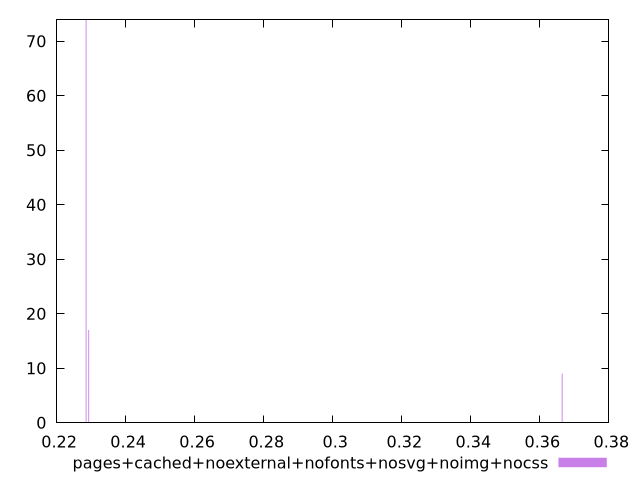

This figure's gnuplot source:
$_pagesCachedNoexternalNofontsNosvgNoimgNocss <<EOF
0.229291929771661 17
0.22854097366978873 74
0.36646657771365904 9
EOF
set key outside below
set terminal pngcairo
set output "report_00006_2020-11-02T20-21-41.718Z/cumulative-layout-shift/pages+cached+noexternal+nofonts+nosvg+noimg+nocss//raw_hist.png"
set yrange [0:74]
set boxwidth 0.00025031870062408406
set style fill transparent solid 0.5 noborder
plot $_pagesCachedNoexternalNofontsNosvgNoimgNocss title "pages+cached+noexternal+nofonts+nosvg+noimg+nocss" with boxes ,
